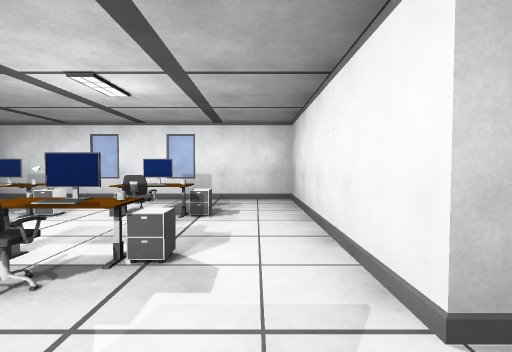
view 1 (above)

17 first-person views from a walk through a scene from a Unity 3-D project. The camera is 1.3 m above the floor, tilts 2° down and sees 85° across. The floor is counted in squares, 2 m on a side. Each view is taken from the middle of a square. On the plan, view 1 faces up. The plan holds only what a view shows up to about 9 squares ahead; the rest is blank. The place goes on beyond the plan. Some animated figures are left out. Some surface patterns are stand-ins.

view 2
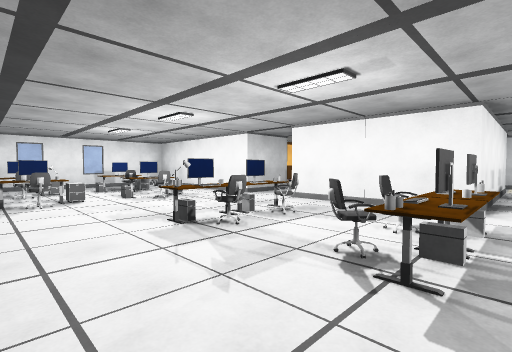

view 3
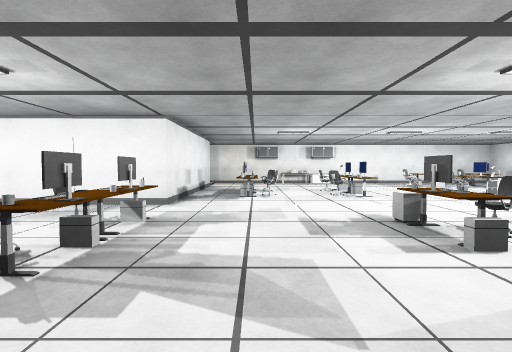

view 4
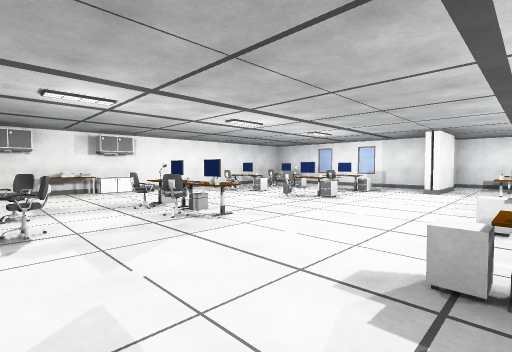

view 5
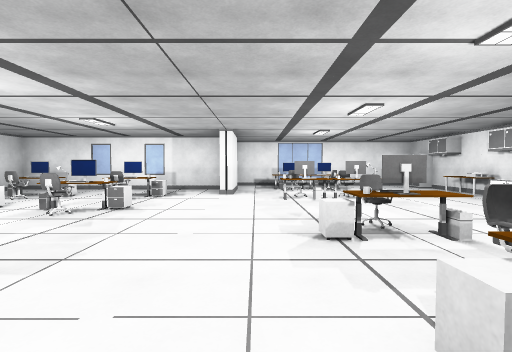

view 6
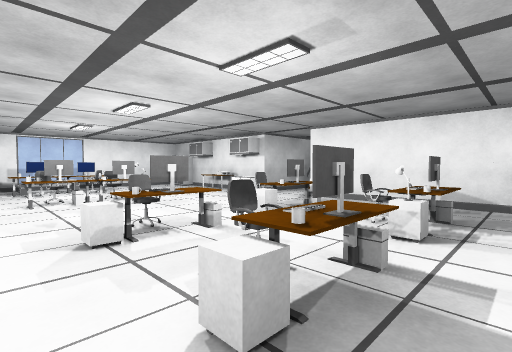

view 7
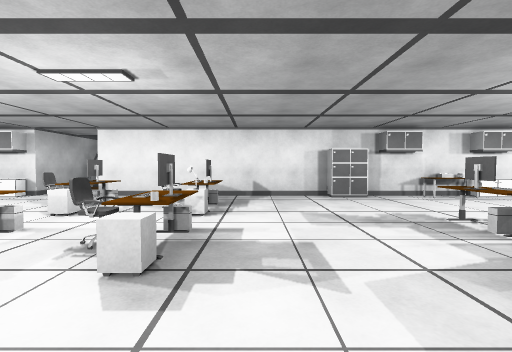

view 8
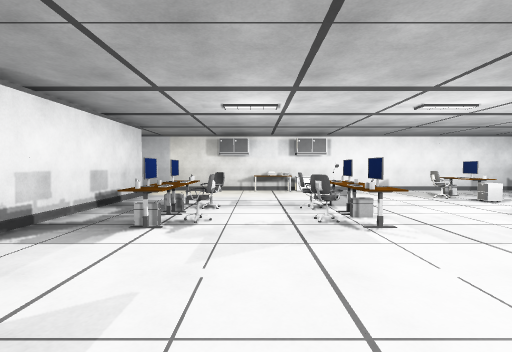

view 9
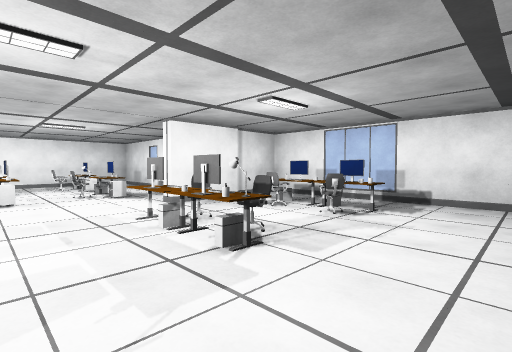

view 10
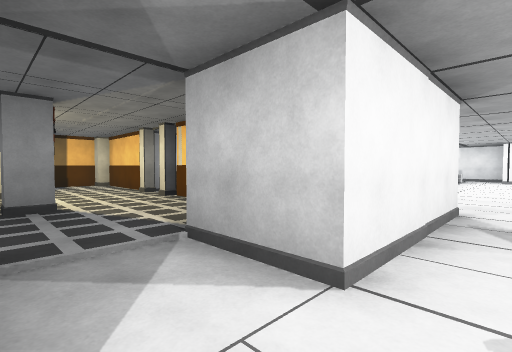

view 11
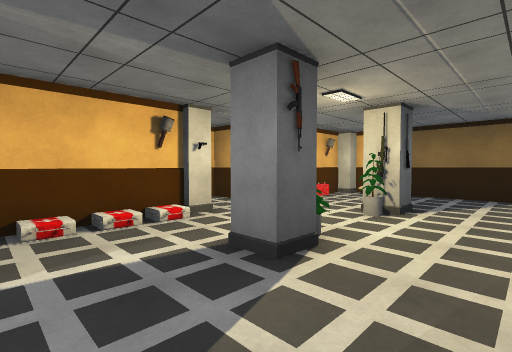

view 12
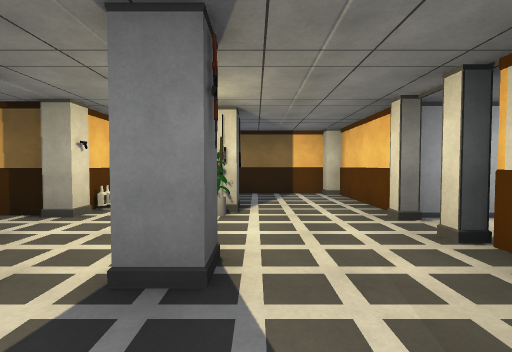

view 13
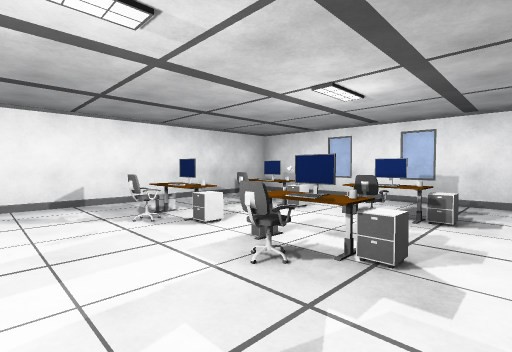

view 14
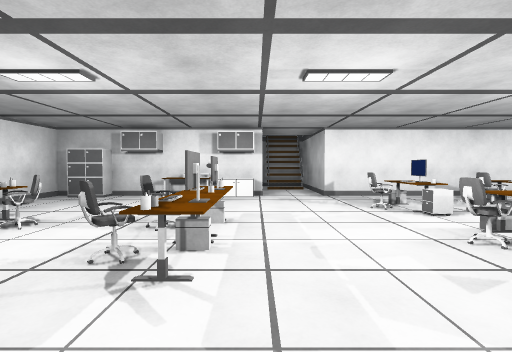

view 15
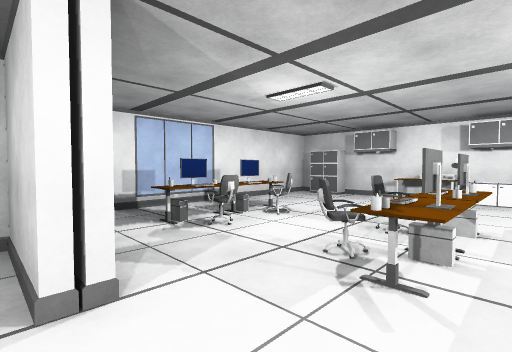

view 16
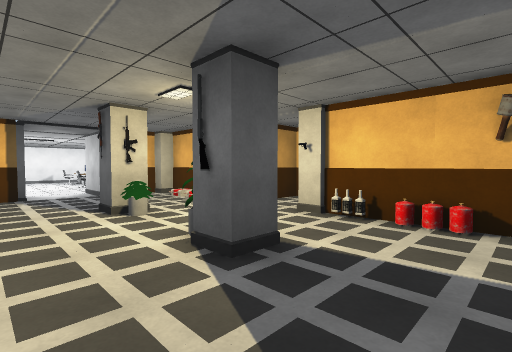

view 17
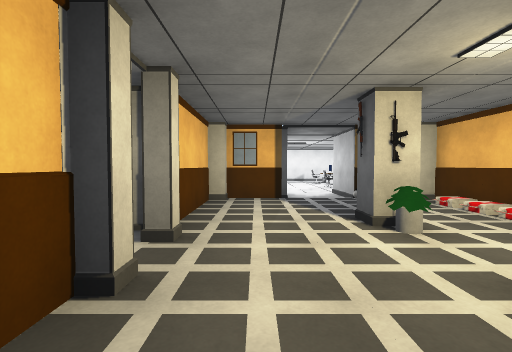

### Floor plan
Points are (right, up) in squares from view 1. A wall is a line through its corners. A room is listed if a view was taken in it or the views show most of it. See-through windows are left out.
Room 1 (views 1, 2, 3, 4, 5, 6, 7, 8, 9, 10, 13, 14, 15)
walls: (-5.2, -2.5) (-5.2, -9.5) (-7.9, -9.5); (0.8, -12.4) (0.8, -13.9) (6.5, -13.9) (6.5, -1.9); (5.3, -3.5) (0.7, -3.5) (0.7, -0.4) (2.3, -0.4); (0.7, -12.9) (0.7, -12.4); (2.4, 1) (0.7, 1) (0.7, 5.5) (-5.2, 5.5) (-5.2, -0.6); (0.5, -14) (0.5, -12.4); (-7.6, -10.9) (-5.4, -10.9); (-5.2, -13.4) (-5.2, -14.2); (-4.3, -15.4) (0.7, -15.4) (0.7, -14.1)
low walls: (-7.3, -10.6) (-6.8, -10.6)
ways out: opening at (1.5, 0) to room 2; opening at (6, -3) to room 2
objects: cabinet (-5, -15); other object (-5, -13); other object (-5, -12); cabinet (-5, -11); cabinet (-5, -4); other object (-5, -2); cabinet (-5, -1); other object (-4, -12); other object (-4, -7); other object (-4, -2); monitor (-4, 2); chair (-3, -14); chair (-3, -12); other object (-3, -11); chair (-3, -9); cabinet (-3, -8); chair (-3, -7); cabinet (-3, -6); monitor (-3, -4); other object (-3, -3); other object (-3, -1); chair (-3, 1); cabinet (-3, 2); chair (-3, 3); other object (-3, 4); other object (-2, -14); monitor (-2, -13); other object (-2, -12); other object (-2, -11); monitor (-2, -10); other object (-2, -8); other object (-2, -7); other object (-2, -4); chair (-2, -3); other object (-2, -1); monitor (-2, 0); monitor (-2, 2); cabinet (-2, 4); monitor (-1, -14); chair (-1, -13); other object (-1, -12); chair (-1, -9); cabinet (-1, -8); chair (-1, -7); monitor (-1, -4); other object (-1, -3); chair (-1, -2); other object (-1, -1); other object (-1, 0); chair (-1, 1); other object (-1, 2); chair (-1, 3); cabinet (-1, 4); other object (0, -14); chair (0, -12); monitor (0, -11); other object (0, -8); cabinet (0, -7); other object (0, -4); other object (0, -1); cabinet (0, 2); other object (0, 4); chair (1, -7); monitor (1, -5); cabinet (2, -12); cabinet (2, -10); other object (2, -7); other object (2, -6); chair (2, -5); chair (3, -13); monitor (3, -12); chair (3, -11); monitor (3, -10); other object (3, -8); chair (3, -7); other object (3, -5); monitor (3, -4); other object (4, -13); other object (4, -12); cabinet (4, -10); other object (4, -8); monitor (4, -7); other object (4, -6); other object (4, -5); monitor (5, -13); chair (5, -12); chair (5, -10); other object (5, -7); other object (5, -5); other object (6, -12); monitor (6, -10); cabinet (6, -7); other object (6, -6)
Room 2 (views 11, 12, 16, 17)
walls: (4.5, 2.5) (2.5, 2.5); (6.5, 3.4) (6.5, 4); (6.5, -1.9) (9.4, -1.9); (5.3, 4) (5.3, 3.4); (9.4, 2.5) (7.3, 2.5); (2.3, -0.4) (2.3, -1.6); (2.6, -1.9) (4.6, -1.9); (9.7, -1.6) (9.7, 1)
ways out: opening at (1.5, 0) to room 1; opening at (6, -3) to room 1
objects: pillar (2, 2); other object (3, 2); other object (4, 2); pillar (5, -2); pillar (5, 0); other object (5, 2); pillar (5, 3); pillar (6, -2); other object (6, 0); rifle (7, 0); pillar (7, 3); other object (8, 2); pillar (10, 2)

Where each view was taken, in squares from view 1:
view 1: 0 up, 0 right, facing up
view 2: 4 down, 4 left, facing up-right
view 3: 5 down, 4 left, facing right
view 4: 5 down, 1 left, facing down-right
view 5: 6 down, 0 right, facing down
view 6: 6 down, 0 right, facing down-left
view 7: 6 down, 1 right, facing left
view 8: 6 down, 1 left, facing right
view 9: 10 down, 4 left, facing down-right
view 10: 1 up, 0 right, facing down-right
view 11: 1 down, 3 right, facing up-right
view 12: 0 up, 3 right, facing right
view 13: 0 up, 0 right, facing up-left
view 14: 11 down, 1 right, facing left
view 15: 11 down, 1 right, facing down-left
view 16: 1 down, 9 right, facing up-left
view 17: 1 down, 8 right, facing left
